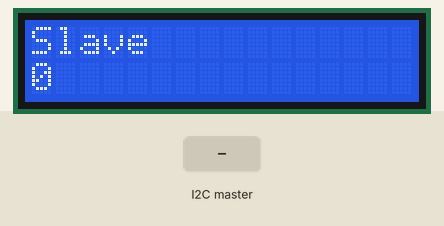
Bench run of a sketch on a simulated Arduino Uno, built with avr-gcc and run on an emulated ATmega328P. Shown: 16×2 character LCD. The inputs (shaded band) are chosen by the test bench.

Above: at 1.2 s.
1.3 s: the I2C master sends the byte 1
At 2.5 s:
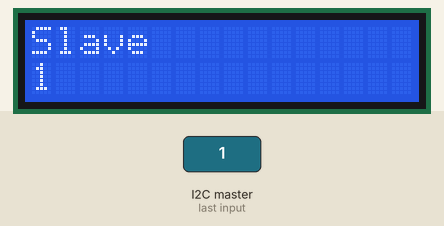
2.8 s: the I2C master sends the byte 2
At 3.8 s:
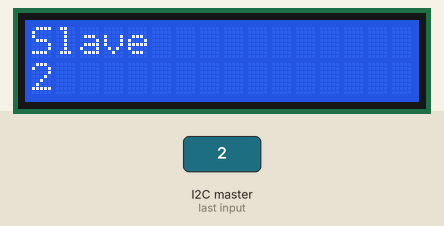
Timing chart, 0 to 5.8 s (numbered marks = the images above; inputs shaded):
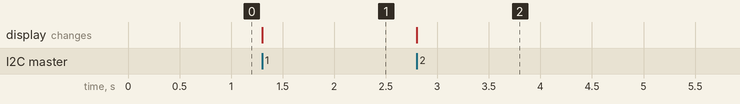

The sketch:

lab6_s.ino
```cpp
#include <LiquidCrystal.h>
// Includem biblioteca necesară pentru I2C
#include <Wire.h>
int x = 0;

LiquidCrystal lcd(7, 6, 5, 4, 3, 2);
void setup() {
// Pornim busul I2C ca și slave la adresa 9
Wire.begin(9);
// Atașăm o funcție care să se declanșeze atunci când primim
//ceva
Wire.onReceive(receiveEvent);
lcd.begin(16,2);
lcd.print("Slave");
}
void receiveEvent(int bytes) {
x = Wire.read();
// citim un caracter din I2C
}
void loop() {
lcd.setCursor(0,1); // afișare caracter recepționat
lcd.print(x);
}
```

Measured:
- after the input at 1.3 s, the display: changes at once (image 1)
- after the input at 2.8 s, the display: changes at once (image 2)
